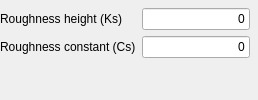
             <widget class="QFrame" name="frame_2">
              <property name="frameShape">
               <enum>QFrame::NoFrame</enum>
              </property>
              <property name="frameShadow">
               <enum>QFrame::Raised</enum>
              </property>
              <layout class="QFormLayout" name="formLayout_2">
               <property name="leftMargin">
                <number>0</number>
               </property>
               <property name="topMargin">
                <number>8</number>
               </property>
               <property name="rightMargin">
                <number>8</number>
               </property>
               <property name="bottomMargin">
                <number>8</number>
               </property>
               <item row="0" column="0">
                <widget class="QLabel" name="label_7">
                 <property name="text">
                  <string>Roughness height (Ks)</string>
                 </property>
                </widget>
               </item>
               <item row="0" column="1">
                <widget class="Gui::InputField" name="inputRoughnessHeight">
                 <property name="text">
                  <string notr="true">0</string>
                 </property>
                 <property name="alignment">
                  <set>Qt::AlignRight|Qt::AlignTrailing|Qt::AlignVCenter</set>
                 </property>
                 <property name="singleStep" stdset="0">
                  <double>0.100000000000000</double>
                 </property>
                 <property name="minimum" stdset="0">
                  <double>0.000000000000000</double>
                 </property>
                 <property name="unit" stdset="0">
                  <string notr="true">mm</string>
                 </property>
                 <property name="format" stdset="0">
                  <number>0</number>
                 </property>
                </widget>
               </item>
               <item row="1" column="0">
                <widget class="QLabel" name="label_11">
                 <property name="text">
                  <string>Roughness constant (Cs)</string>
                 </property>
                </widget>
               </item>
               <item row="1" column="1">
                <widget class="Gui::InputField" name="inputRoughnessConstant">
                 <property name="text">
                  <string notr="true">0</string>
                 </property>
                 <property name="alignment">
                  <set>Qt::AlignRight|Qt::AlignTrailing|Qt::AlignVCenter</set>
                 </property>
                 <property name="singleStep" stdset="0">
                  <double>0.100000000000000</double>
                 </property>
                 <property name="minimum" stdset="0">
                  <double>0.500000000000000</double>
                 </property>
                 <property name="maximum" stdset="0">
                  <double>1.000000000000000</double>
                 </property>
                 <property name="unit" stdset="0">
                  <string notr="true"/>
                 </property>
                 <property name="format" stdset="0">
                  <number>0</number>
                 </property>
                </widget>
               </item>
              </layout>
             </widget>
